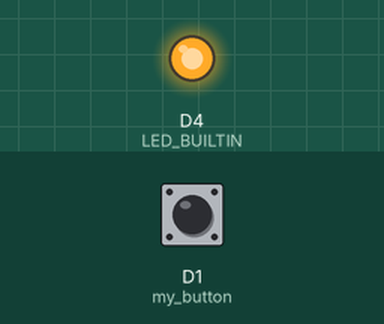
Recording of a sketch running on a simulated ESP8266 (NodeMCU). On the bench: output pins drawn as LEDs (lit = HIGH, except the on-board LED, lit = LOW). The inputs (shaded band) are chosen by the test bench; at power-on: D1 (my_button) HIGH.

Above: at 1.2 s.
1.3 s: D1 (my_button) pulled LOW for 0.15 s
At 1.37 s:
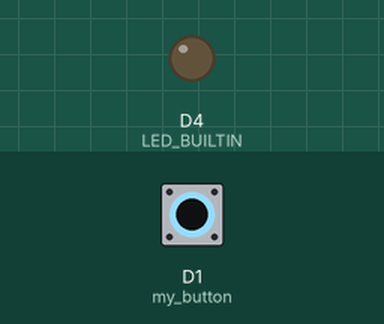
2.9 s: D1 (my_button) pulled LOW for 3.2 s
At 7.1 s:
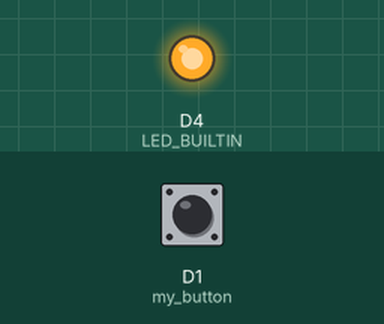
Timing chart, 0 to 8.6 s (numbered marks = the images above; inputs shaded):
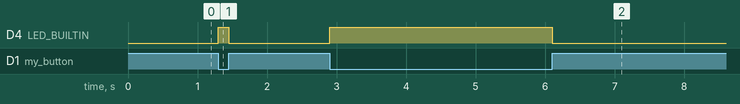

The sketch:

p2_4-digitalIO.ino
```cpp
int my_button = D1;
char led_state = 0;

void setup()
{
  pinMode(LED_BUILTIN, OUTPUT);
  pinMode(my_button, INPUT_PULLUP);

  attachInterrupt(digitalPinToInterrupt(my_button), toggle_led, CHANGE);
}

void loop() {}

void toggle_led() {
  led_state = !led_state;
  digitalWrite(LED_BUILTIN, led_state);
}
```

Measured:
- after the input at 1.3 s, D4 (LED_BUILTIN): LOW → HIGH at once, → LOW 0.15 s later
- after the input at 2.9 s, D4 (LED_BUILTIN): LOW → HIGH at once, → LOW 3.2 s later
